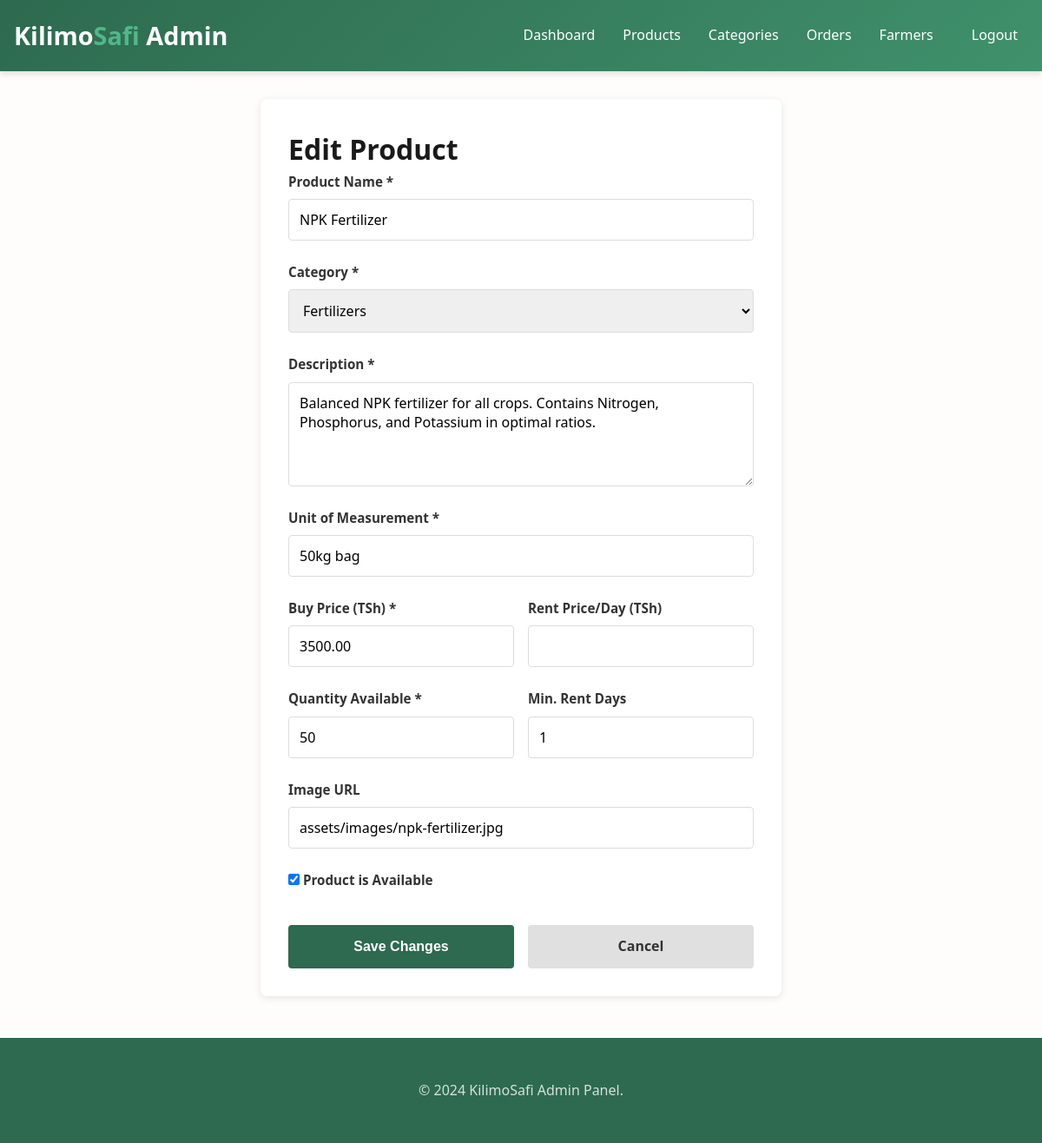
The page /admin/product-form.php?id=2 (signed in) on the database its author committed.
### tables this page shows
CREATE TABLE products (
    id INT PRIMARY KEY AUTO_INCREMENT,
    name VARCHAR(200) NOT NULL,
    category_id INT NOT NULL,
    description TEXT,
    image_url VARCHAR(255),
    buy_price DECIMAL(10,2),
    rent_price DECIMAL(10,2) DEFAULT NULL,
    quantity_available INT DEFAULT 0,
    unit VARCHAR(20) DEFAULT 'kg',
    is_available BOOLEAN DEFAULT TRUE,
    min_rent_days INT DEFAULT 1,
    created_by INT,
    created_at TIMESTAMP DEFAULT CURRENT_TIMESTAMP,
    updated_at TIMESTAMP DEFAULT CURRENT_TIMESTAMP ON UPDATE CURRENT_TIMESTAMP,
    FOREIGN KEY (category_id) REFERENCES categories(id) ON DELETE CASCADE,
    FOREIGN KEY (created_by) REFERENCES users(id) ON DELETE SET NULL,
    INDEX idx_category (category_id),
    INDEX idx_availability (is_available),
    INDEX idx_name (name),
    INDEX idx_price (buy_price, rent_price)
);

CREATE TABLE categories (
    id INT PRIMARY KEY AUTO_INCREMENT,
    name VARCHAR(100) NOT NULL,
    description TEXT,
    icon VARCHAR(50),
    created_at TIMESTAMP DEFAULT CURRENT_TIMESTAMP,
    updated_at TIMESTAMP DEFAULT CURRENT_TIMESTAMP ON UPDATE CURRENT_TIMESTAMP,
    UNIQUE KEY unique_name (name)
);

### admin/product-form.php (the view, shortened to what this page needs)
<?php
require_once '../includes/db.php';
$product_id = $_GET['id'] ?? 0;
$product = null;
$action = 'add';
$stmt = $pdo->prepare("SELECT id, name FROM categories ORDER BY name");
$stmt->execute();
$categories = $stmt->fetchAll();
if ($product_id) {
    $action = 'edit';
    $stmt = $pdo->prepare("SELECT * FROM products WHERE id = ?");
    $stmt->execute([$product_id]);
    $product = $stmt->fetch();
}
?>
<!DOCTYPE html>
<html lang="en">
<head>
    <link rel="stylesheet" href="../assets/css/main.css">
</head>
<body>
    <header>
        <div class="container">
            <nav>
                <a href="../index.php" class="logo">Kilimo<span>Safi</span> Admin</a>
                <div class="nav-links">
                    <a href="dashboard.php">Dashboard</a>
                    <a href="products.php">Products</a>
                    <a href="categories.php">Categories</a>
                    <a href="orders.php">Orders</a>
                    <a href="farmers.php">Farmers</a>
                    <a href="../api/logout.php" class="btn btn-outline">Logout</a>
                </div>
            </nav>
        </div>
    </header>
    <main class="form-container">
        <h1><?= $action === 'add' ? 'Add New Product' : 'Edit Product' ?></h1>
        <form id="productForm">
            <div class="form-group">
                <label for="name">Product Name *</label>
                <input type="text" id="name" name="name" required
                       value="<?= htmlspecialchars($product['name'] ?? '') ?>">
            </div>
            <div class="form-group">
                <label for="category_id">Category *</label>
                <select id="category_id" name="category_id" required>
                    <?php foreach ($categories as $cat): ?>
                    <option value="<?= $cat['id'] ?>" <?= ($product['category_id'] ?? 0) === $cat['id'] ? 'selected' : '' ?>>
                        <?= htmlspecialchars($cat['name']) ?>
                    </option>
                    <?php endforeach; ?>
                </select>
            </div>
            <div class="form-group">
                <label for="description">Description *</label>
                <textarea id="description" name="description" required><?= htmlspecialchars($product['description'] ?? '') ?></textarea>
            </div>
            <div class="form-group">
                <label for="unit">Unit of Measurement *</label>
                <input type="text" id="unit" name="unit" placeholder="e.g., kg, liter, piece" required
                       value="<?= htmlspecialchars($product['unit'] ?? '') ?>">
            </div>
            <div class="form-row">
                <div class="form-group">
                    <label for="buy_price">Buy Price (TSh) *</label>
                    <input type="number" id="buy_price" name="buy_price" step="0.01" min="0" required
                           value="<?= htmlspecialchars($product['buy_price'] ?? '') ?>">
                </div>
                <div class="form-group">
                    <label for="rent_price">Rent Price/Day (TSh)</label>
                    <input type="number" id="rent_price" name="rent_price" step="0.01" min="0"
                           value="<?= htmlspecialchars($product['rent_price'] ?? '') ?>">
                </div>
            </div>
            <div class="form-row">
                <div class="form-group">
                    <label for="quantity_available">Quantity Available *</label>
                    <input type="number" id="quantity_available" name="quantity_available" min="0" required
                           value="<?= htmlspecialchars($product['quantity_available'] ?? '') ?>">
                </div>
                <div class="form-group">
                    <label for="min_rent_days">Min. Rent Days</label>
                    <input type="number" id="min_rent_days" name="min_rent_days" min="1"
                           value="<?= htmlspecialchars($product['min_rent_days'] ?? '1') ?>">
                </div>
            </div>
            <div class="form-group">
                <label for="image_url">Image URL</label>
                <input type="url" id="image_url" name="image_url"
                       value="<?= htmlspecialchars($product['image_url'] ?? '') ?>">
            </div>
            <div class="form-group">
                <label for="is_available">
                    <input type="checkbox" id="is_available" name="is_available"
                           <?= ($product['is_available'] ?? true) == 1 ? 'checked' : '' ?>>
                    Product is Available
                </label>
            </div>
            <div class="btn-group">
                <button type="submit" class="btn btn-primary"><?= $action === 'add' ? 'Add Product' : 'Save Changes' ?></button>
                <a href="products.php" class="btn btn-secondary" style="text-decoration: none; display: flex; align-items: center; justify-content: center;">Cancel</a>
            </div>
        </form>
    </main>
    <footer>
        <div class="container">
            <p>&copy; 2024 KilimoSafi Admin Panel.</p>
        </div>
    </footer>
</body>
</html>

### assets/css/main.css (style rules this page uses)
:root { --primary-green: #2d6a4f; --secondary-green: #40916c; --light-green: #52b788; --accent-green: #74c69d; --pale-green: #b7e4c7; --earth-brown: #6f4e37; --light-brown: #a0826d; --cream: #f1f1e8; --light-cream: #fefdfb; --dark-text: #1a1a1a; --medium-text: #4a4a4a; --light-text: #707070; --light-gray: #f5f5f5; --border-gray: #e0e0e0; --success: #2ecc71; --warning: #f39c12; --danger: #e74c3c; --info: #3498db; --spacing-xs: 0.25rem; --spacing-sm: 0.5rem; --spacing-md: 1rem; --spacing-lg: 1.5rem; --spacing-xl: 2rem; --spacing-2xl: 3rem; --radius-sm: 4px; --radius-md: 8px; --radius-lg: 12px; --radius-xl: 16px; --shadow-sm: 0 1px 2px rgba(0, 0, 0, 0.1); --shadow-md: 0 4px 6px rgba(0, 0, 0, 0.1); --shadow-lg: 0 10px 15px rgba(0, 0, 0, 0.1); --shadow-xl: 0 20px 25px rgba(0, 0, 0, 0.1); --transition: all 0.3s ease; }
* { margin: 0; padding: 0; box-sizing: border-box; }
html { font-size: 16px; scroll-behavior: smooth; }
body { font-family: 'Segoe UI', Tahoma, Geneva, Verdana, sans-serif; color: var(--dark-text); background-color: var(--light-cream); line-height: 1.6; }
.container { max-width: 1200px; margin: 0 auto; padding: 0 var(--spacing-md); }
header { background: linear-gradient(135deg, var(--primary-green), var(--secondary-green)); color: white; padding: var(--spacing-md) 0; box-shadow: var(--shadow-md); position: sticky; top: 0; z-index: 1000; }
nav { display: flex; justify-content: space-between; align-items: center; }
.logo { font-size: 1.8rem; font-weight: bold; color: white; text-decoration: none; }
.logo span { color: var(--light-green); }
.nav-links { display: flex; list-style: none; gap: var(--spacing-xl); align-items: center; }
.nav-links a { color: white; text-decoration: none; transition: var(--transition); font-weight: 500; }
.btn { display: inline-block; padding: var(--spacing-md) var(--spacing-xl); border: 2px solid transparent; border-radius: var(--radius-md); font-size: 1rem; font-weight: 500; cursor: pointer; transition: var(--transition); text-align: center; text-decoration: none; white-space: nowrap; }
.btn-primary { background-color: var(--secondary-green); color: white; border-color: var(--secondary-green); }
.btn-secondary { background-color: transparent; color: var(--secondary-green); border-color: var(--secondary-green); }
.btn-outline { background-color: transparent; color: var(--secondary-green); border: 2px solid var(--secondary-green); }
.form-group { margin-bottom: var(--spacing-lg); }
label { display: block; margin-bottom: var(--spacing-sm); font-weight: 500; color: var(--dark-text); }
input[type="text"], input[type="email"], input[type="password"], input[type="number"], input[type="date"], input[type="tel"], select, textarea { width: 100%; padding: var(--spacing-md); border: 1px solid var(--border-gray); border-radius: var(--radius-md); font-size: 1rem; font-family: inherit; transition: var(--transition); }
textarea { resize: vertical; min-height: 120px; }
footer { background: var(--primary-green); color: white; padding: var(--spacing-2xl) 0; text-align: center; margin-top: var(--spacing-2xl); }
footer p { color: rgba(255, 255, 255, 0.8); margin: 0; }
.form-group label { display: block; margin-bottom: var(--spacing-sm); font-weight: 600; color: var(--dark-text); font-size: 0.95rem; }
.btn { padding: var(--spacing-md) var(--spacing-lg); border: none; border-radius: var(--radius-md); font-size: 1rem; font-weight: 600; cursor: pointer; transition: var(--transition); text-decoration: none; display: inline-block; text-align: center; }
.btn-primary { background: linear-gradient(135deg, var(--primary-green), var(--secondary-green)); color: white; }

### admin/product-form.php (style rules this page uses)
.form-container { max-width: 600px; margin: 2rem auto; padding: 2rem; background: white; border-radius: 8px; box-shadow: 0 2px 8px rgba(0,0,0,0.1); }
.form-group { margin-bottom: 1.5rem; display: flex; flex-direction: column; }
.form-group label { margin-bottom: 0.5rem; font-weight: 600; color: #333; }
.form-group input, .form-group select, .form-group textarea { padding: 0.75rem; border: 1px solid #ddd; border-radius: 4px; font-size: 1rem; font-family: inherit; }
.form-row { display: grid; grid-template-columns: 1fr 1fr; gap: 1rem; }
.btn-group { display: flex; gap: 1rem; margin-top: 2rem; }
.btn { flex: 1; padding: 0.75rem; border: none; border-radius: 4px; font-size: 1rem; font-weight: 600; cursor: pointer; transition: all 0.3s; }
.btn-primary { background: #2d6a4f; color: white; }
.btn-secondary { background: #e0e0e0; color: #333; }

### rows shown on the page
products: name "NPK Fertilizer", category_id "Fertilizers", description "Balanced NPK fertilizer for all crops. Contains Nitrogen, Phosphorus, and Potassium in optimal ratios.", unit "50kg bag", buy_price "3500.00", quantity_available "50", min_rent_days "1", image_url "assets/images/npk-fertilizer.jpg", is_available "☑"
